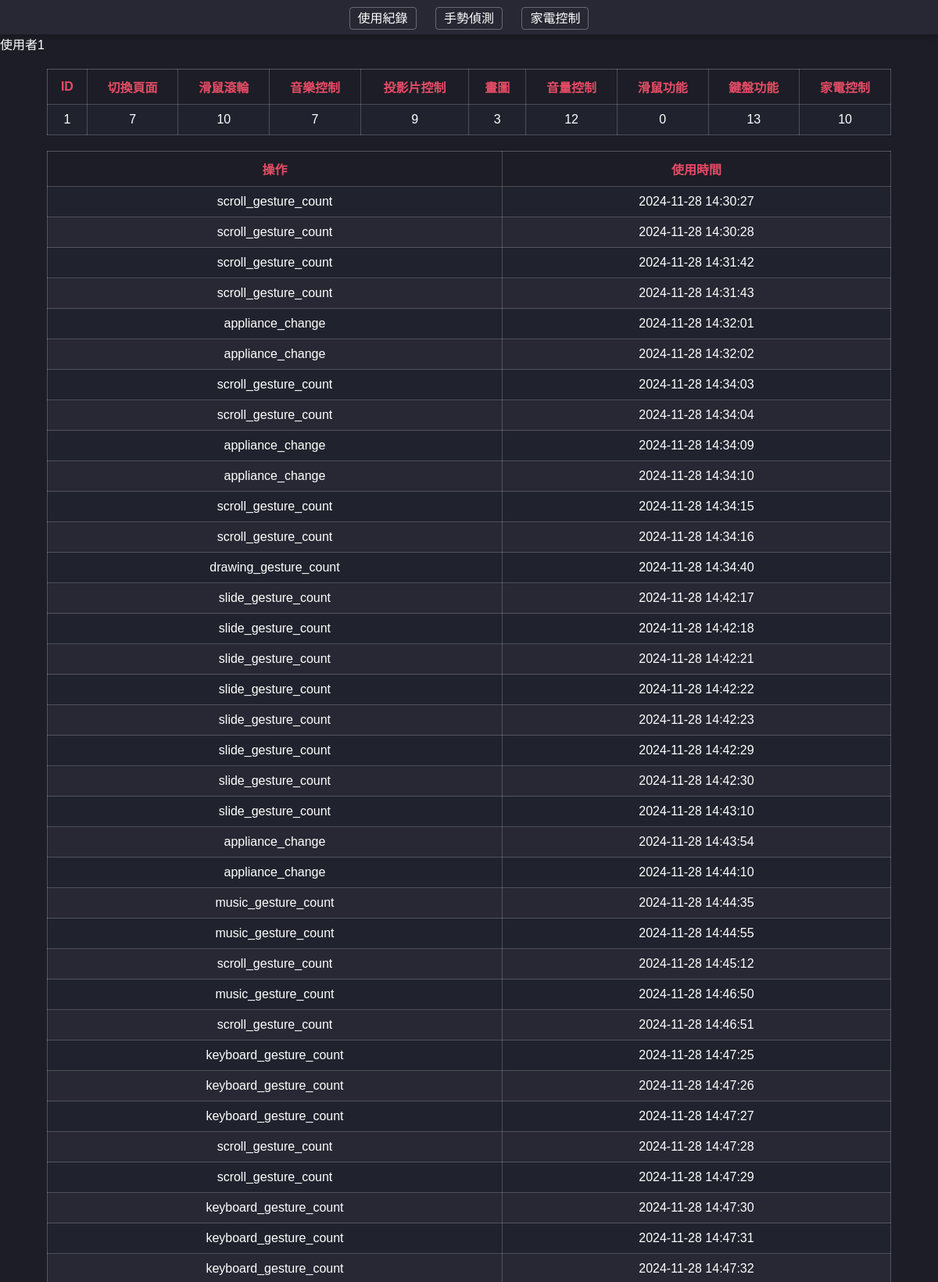
The page /search.php (signed in, upper part) on the database its author committed.
### tables this page shows
CREATE TABLE `device_usage` (
  `user_id` int(11) NOT NULL,
  `appliance_change` int(11) NOT NULL DEFAULT 0,
  `drawing_gesture_count` int(11) NOT NULL DEFAULT 0,
  `volume_gesture_count` int(11) NOT NULL DEFAULT 0,
  `music_gesture_count` int(11) NOT NULL DEFAULT 0,
  `scroll_gesture_count` int(11) NOT NULL DEFAULT 0,
  `slide_gesture_count` int(11) NOT NULL DEFAULT 0,
  `mouse_gesture_count` int(11) NOT NULL DEFAULT 0,
  `keyboard_gesture_count` int(11) NOT NULL DEFAULT 0,
  `household_gesture_count` int(11) NOT NULL DEFAULT 0
);

CREATE TABLE `user_activity` (
  `user_id` int(11) NOT NULL,
  `activity` varchar(255) NOT NULL,
  `activity_time` datetime NOT NULL
);

### search.php (the view, shortened to what this page needs)
<!DOCTYPE html>
    <html>
    <head>
    </head>
    <body>
        <nav>
                <ul>
                    <li><a href="search.php">使用紀錄</a></li>
                    <li><a href="camera.php">手勢偵測</a></li>
                    <li><a href="ir_operation.php">家電控制</a></li>
                </ul>
        </nav>
    </body>
    </html>
<?php
if(isset($_SESSION["user_id"])){
    echo "使用者". $_SESSION["user_id"];
}
$servername = "localhost";
$username = "root";
$password = "";
$dbname = "project";
$conn = new mysqli($servername, $username, $password, $dbname);
$user_id = $_SESSION["user_id"];
$user_id = $conn->real_escape_string($user_id);
$sql = "SELECT * FROM device_usage WHERE user_id='$user_id'";
$time = "SELECT * FROM user_activity WHERE user_id='$user_id'";
$result = $conn->query($sql);
$activity = $conn->query($time);
if ($result->num_rows > 0) {
    echo "<table border='1'>
            <tr>
                <th>ID</th>
                <th>切換頁面</th>
                <th>滑鼠滾輪</th>
                <th>音樂控制</th>
                <th>投影片控制</th>
                <th>畫圖</th>
                <th>音量控制</th>
                <th>滑鼠功能</th>
                <th>鍵盤功能</th>
                <th>家電控制</th>
            </tr>";
    while($row = $result->fetch_assoc()) {
        echo "<tr>
                <td>{$row['user_id']}</td>
                <td>{$row['appliance_change']}</td>
                <td>{$row['scroll_gesture_count']}</td>
                <td>{$row['music_gesture_count']}</td>
                <td>{$row['slide_gesture_count']}</td>
                <td>{$row['drawing_gesture_count']}</td>
                <td>{$row['volume_gesture_count']}</td>
                <td>{$row['mouse_gesture_count']}</td>
                <td>{$row['keyboard_gesture_count']}</td>
                <td>{$row['household_gesture_count']}</td>
              </tr>";
    }
    echo "</table>";
} else {
    echo "沒有資料可顯示";
}
if ($activity->num_rows > 0) {
    echo "<table border='1'>
            <tr>
                <th>操作</th>
                <th>使用時間</th>
            </tr>";
    while($row = $activity->fetch_assoc()) {
        echo "<tr>
                <td>{$row['activity']}</td>
                <td>{$row['activity_time']}</td>
              </tr>";
    }
    echo "</table>";
} else {
    echo "沒有資料可顯示";
}
?>

### search.php (style rules this page uses)
body { font-family: Arial, sans-serif; background-color: #1c1d26; color: #ffffff; margin: 0; padding: 0; }
nav { background-color: #272833; padding: 10px 0; text-align: center; box-shadow: 0 4px 8px rgba(0, 0, 0, 0.2); }
nav ul { list-style: none; margin: 0; padding: 0; }
nav ul li { display: inline-block; margin: 0 10px; }
nav ul li a { color: #ffffff; text-decoration: none; font-size: 1rem; padding: 5px 10px; border: 1px solid rgba(255, 255, 255, 0.3); border-radius: 4px; transition: background-color 0.3s, border-color 0.3s; }
table { width: 90%; margin: 20px auto; border-collapse: collapse; background-color: #272833; color: #ffffff; border: 1px solid rgba(255, 255, 255, 0.2); }
table th, table td { border: 1px solid rgba(255, 255, 255, 0.2); padding: 10px; text-align: center; }
table th { background-color: #1c1d26; font-weight: bold; color: #e44c65; }
table tr:nth-child(even) { background-color: #20232d; }

### rows shown on the page
device_usage: user_id "1", appliance_change "7", scroll_gesture_count "10", music_gesture_count "7", slide_gesture_count "9", drawing_gesture_count "3", volume_gesture_count "12", mouse_gesture_count "0", keyboard_gesture_count "13", household_gesture_count "10"
user_activity: activity "scroll_gesture_count", activity_time "2024-11-28 14:30:27"
user_activity: activity "scroll_gesture_count", activity_time "2024-11-28 14:30:28"
user_activity: activity "scroll_gesture_count", activity_time "2024-11-28 14:31:42"
user_activity: activity "scroll_gesture_count", activity_time "2024-11-28 14:31:43"
user_activity: activity "appliance_change", activity_time "2024-11-28 14:32:01"
user_activity: activity "appliance_change", activity_time "2024-11-28 14:32:02"
user_activity: activity "scroll_gesture_count", activity_time "2024-11-28 14:34:03"
user_activity: activity "scroll_gesture_count", activity_time "2024-11-28 14:34:04"
user_activity: activity "appliance_change", activity_time "2024-11-28 14:34:09"
user_activity: activity "appliance_change", activity_time "2024-11-28 14:34:10"
user_activity: activity "scroll_gesture_count", activity_time "2024-11-28 14:34:15"
user_activity: activity "scroll_gesture_count", activity_time "2024-11-28 14:34:16"
user_activity: activity "drawing_gesture_count", activity_time "2024-11-28 14:34:40"
user_activity: activity "slide_gesture_count", activity_time "2024-11-28 14:42:17"
user_activity: activity "slide_gesture_count", activity_time "2024-11-28 14:42:18"
user_activity: activity "slide_gesture_count", activity_time "2024-11-28 14:42:21"
user_activity: activity "slide_gesture_count", activity_time "2024-11-28 14:42:22"
user_activity: activity "slide_gesture_count", activity_time "2024-11-28 14:42:23"
user_activity: activity "slide_gesture_count", activity_time "2024-11-28 14:42:29"
user_activity: activity "slide_gesture_count", activity_time "2024-11-28 14:42:30"
user_activity: activity "slide_gesture_count", activity_time "2024-11-28 14:43:10"
user_activity: activity "appliance_change", activity_time "2024-11-28 14:43:54"
user_activity: activity "appliance_change", activity_time "2024-11-28 14:44:10"
user_activity: activity "music_gesture_count", activity_time "2024-11-28 14:44:35"
user_activity: activity "music_gesture_count", activity_time "2024-11-28 14:44:55"
user_activity: activity "scroll_gesture_count", activity_time "2024-11-28 14:45:12"
user_activity: activity "music_gesture_count", activity_time "2024-11-28 14:46:50"
user_activity: activity "scroll_gesture_count", activity_time "2024-11-28 14:46:51"
user_activity: activity "keyboard_gesture_count", activity_time "2024-11-28 14:47:25"
user_activity: activity "keyboard_gesture_count", activity_time "2024-11-28 14:47:26"
user_activity: activity "keyboard_gesture_count", activity_time "2024-11-28 14:47:27"
user_activity: activity "scroll_gesture_count", activity_time "2024-11-28 14:47:28"
user_activity: activity "scroll_gesture_count", activity_time "2024-11-28 14:47:29"
user_activity: activity "keyboard_gesture_count", activity_time "2024-11-28 14:47:30"
user_activity: activity "keyboard_gesture_count", activity_time "2024-11-28 14:47:31"
user_activity: activity "keyboard_gesture_count", activity_time "2024-11-28 14:47:32"

### other values the page prints
$_SESSION["user_id"] "1"
